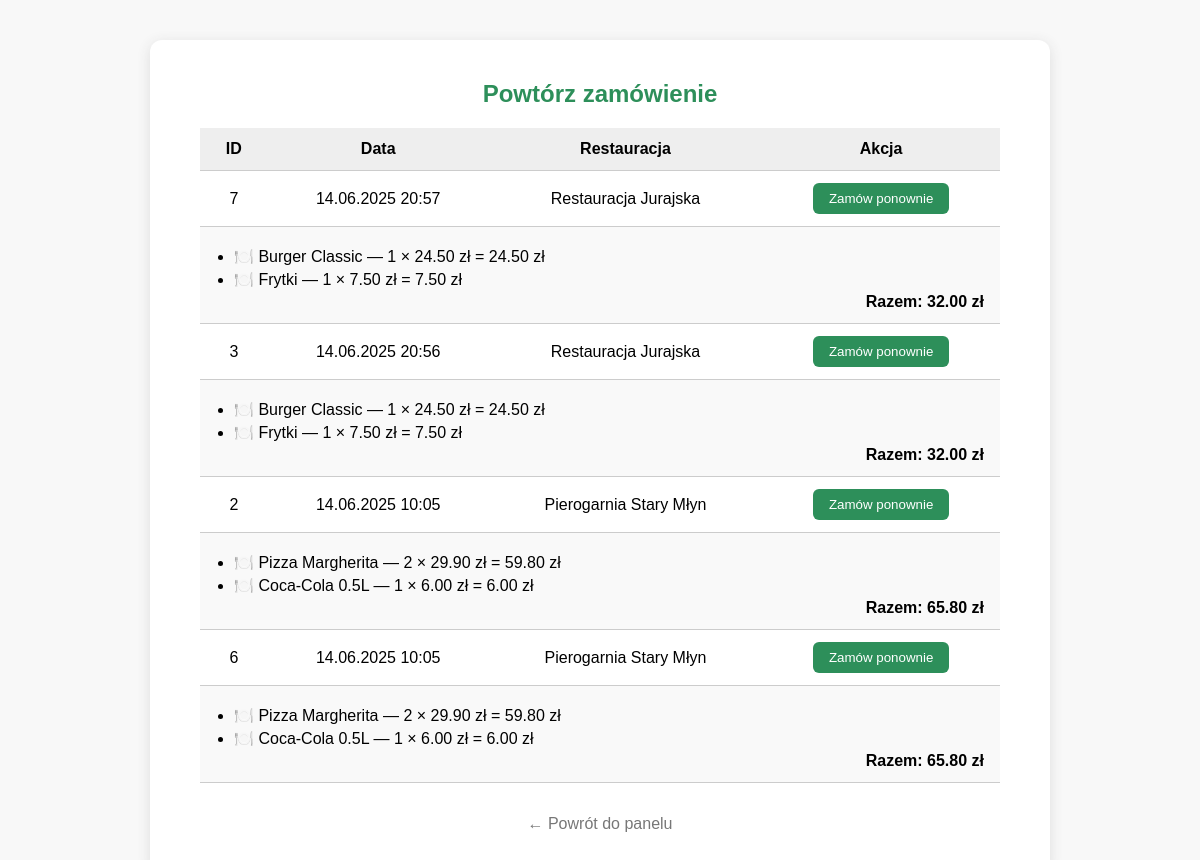
Screenshot of /repeat_last.php (signed in) with the database file from the repository.
### tables this page shows
CREATE TABLE `orders` (
  `id` int(11) NOT NULL,
  `user_id` int(11) NOT NULL,
  `restaurant_id` int(11) NOT NULL,
  `order_time` datetime NOT NULL,
  `details` text DEFAULT NULL,
  `status` enum('pending','completed','cancelled') NOT NULL DEFAULT 'pending',
  `created_at` timestamp NOT NULL DEFAULT current_timestamp()
);

CREATE TABLE `locations` (
  `id` int(11) NOT NULL,
  `restaurant_id` int(11) NOT NULL,
  `restaurant_name` varchar(150) NOT NULL,
  `city` varchar(100) DEFAULT NULL,
  `address` varchar(255) DEFAULT NULL,
  `opening_hours` varchar(255) DEFAULT NULL,
  `contact_email` varchar(150) DEFAULT NULL,
  `phone` varchar(32) DEFAULT NULL,
  `lat` double DEFAULT NULL,
  `lng` double DEFAULT NULL,
  `order_url` varchar(255) DEFAULT NULL
);

CREATE TABLE `order_items` (
  `id` int(11) NOT NULL,
  `order_id` int(11) NOT NULL,
  `dish_name` varchar(100) NOT NULL,
  `quantity` int(11) NOT NULL DEFAULT 1,
  `price` decimal(6,2) NOT NULL
);

### repeat_last.php (the view, shortened to what this page needs)
<?php
require_once 'config.php';
$user_id = $_SESSION['user_id'] ?? null;
$orders = $pdo->prepare("
    SELECT o.*, l.restaurant_name
    FROM orders o
    JOIN locations l ON o.restaurant_id = l.restaurant_id
    WHERE o.user_id = ?
    ORDER BY o.created_at DESC
");
$orders->execute([$user_id]);
$orders = $orders->fetchAll();
?>
<!DOCTYPE html>
<html lang="pl">
<head>
</head>
<body>
<div class="box">
    <h2>Powtórz zamówienie</h2>
    <?php if (!$orders): ?>
        <p>Nie masz jeszcze żadnych zamówień.</p>
    <?php else: ?>
        <table>
            <thead>
                <tr>
                    <th>ID</th>
                    <th>Data</th>
                    <th>Restauracja</th>
                    <th>Akcja</th>
                </tr>
            </thead>
            <tbody>
                <?php foreach ($orders as $order): ?>
                    <tr>
                        <td><?= $order['id'] ?></td>
                        <td><?= date('d.m.Y H:i', strtotime($order['created_at'])) ?></td>
                        <td><?= htmlspecialchars($order['restaurant_name']) ?></td>
                        <td>
                            <form method="post">
                                <button type="submit">Zamów ponownie</button>
                            </form>
                        </td>
                    </tr>
                    <tr>
                        <td colspan="4" style="background:#f9f9f9;">
                            <?php
                            $itemsStmt = $pdo->prepare("SELECT * FROM order_items WHERE order_id = ?");
                            $itemsStmt->execute([$order['id']]);
                            $items = $itemsStmt->fetchAll();
                            $total = 0;
                            ?>
                            <?php if ($items): ?>
                                <ul>
                                    <?php foreach ($items as $item):
                                        $subtotal = $item['price'] * $item['quantity'];
                                        $total += $subtotal;
                                    ?>
                                        <li>
                                            🍽️ <?= htmlspecialchars($item['dish_name']) ?> —
                                            <?= (int)$item['quantity'] ?> × <?= number_format($item['price'], 2) ?> zł
                                            = <?= number_format($subtotal, 2) ?> zł
                                        </li>
                                    <?php endforeach; ?>
                                </ul>
                                <div class="total">Razem: <?= number_format($total, 2) ?> zł</div>
                            <?php else: ?>
                                <em>Brak pozycji w zamówieniu.</em>
                            <?php endif; ?>
                        </td>
                    </tr>
                <?php endforeach; ?>
            </tbody>
        </table>
    <?php endif; ?>
    <a href="user.php" class="back">← Powrót do panelu</a>
</div>
</body>
</html>

### repeat_last.php (style rules this page uses)
body { font-family: Arial, sans-serif; background: #f8f8f8; margin: 0; padding: 40px; text-align: center; }
.box { background: #fff; max-width: 800px; margin: 0 auto; padding: 40px 50px; border-radius: 12px; box-shadow: 0 3px 14px #ddd; }
h2 { margin-top: 0; color: #2d8f5a; }
table { width: 100%; border-collapse: collapse; margin-top: 20px; }
th, td { padding: 12px 16px; border-bottom: 1px solid #ccc; }
th { background: #eee; }
form { margin: 0; }
button { padding: 8px 16px; background: #2d8f5a; color: #fff; border: none; border-radius: 6px; cursor: pointer; }
.back { display: block; margin-top: 32px; color: #777; text-decoration: none; }
ul { margin: 8px 0 0; padding: 0 0 0 18px; text-align: left; }
ul li { margin-bottom: 4px; }
.total { font-weight: bold; text-align: right; margin-top: 4px; }

### rows the page displays
orders: id "7", created_at "14.06.2025 20:57", locations.restaurant_name "Restauracja Jurajska", total "32.00"
order_items: dish_name "Burger Classic", quantity "1", price "24.50"
order_items: dish_name "Frytki", quantity "1", price "7.50"
orders: id "3", created_at "14.06.2025 20:56", locations.restaurant_name "Restauracja Jurajska", total "32.00"
order_items: dish_name "Burger Classic", quantity "1", price "24.50"
order_items: dish_name "Frytki", quantity "1", price "7.50"
orders: id "2", created_at "14.06.2025 10:05", locations.restaurant_name "Pierogarnia Stary Młyn", total "65.80"
order_items: dish_name "Pizza Margherita", quantity "2", price "29.90", subtotal "59.80"
order_items: dish_name "Coca-Cola 0.5L", quantity "1", price "6.00"
orders: id "6", created_at "14.06.2025 10:05", locations.restaurant_name "Pierogarnia Stary Młyn", total "65.80"
order_items: dish_name "Pizza Margherita", quantity "2", price "29.90", subtotal "59.80"
order_items: dish_name "Coca-Cola 0.5L", quantity "1", price "6.00"
